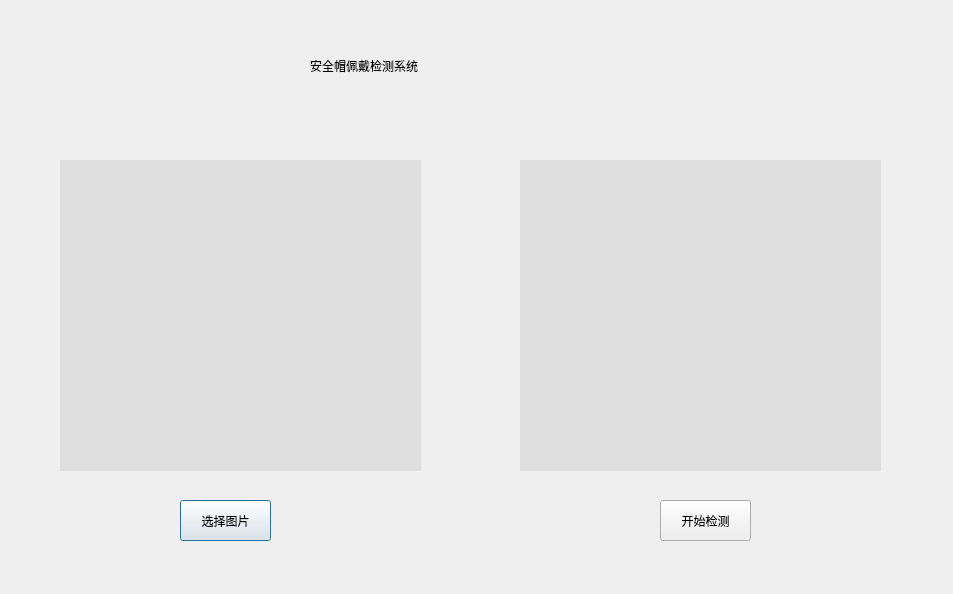
<?xml version="1.0" encoding="UTF-8"?>
<ui version="4.0">
 <class>Dialog</class>
 <widget class="QDialog" name="Dialog">
  <property name="geometry">
   <rect>
    <x>0</x>
    <y>0</y>
    <width>953</width>
    <height>594</height>
   </rect>
  </property>
  <property name="windowTitle">
   <string>Dialog</string>
  </property>
  <widget class="QLabel" name="label">
   <property name="geometry">
    <rect>
     <x>60</x>
     <y>160</y>
     <width>361</width>
     <height>311</height>
    </rect>
   </property>
   <property name="styleSheet">
    <string notr="true">background-color: rgb(222, 222, 222);</string>
   </property>
   <property name="text">
    <string/>
   </property>
  </widget>
  <widget class="QLabel" name="label_2">
   <property name="geometry">
    <rect>
     <x>520</x>
     <y>160</y>
     <width>361</width>
     <height>311</height>
    </rect>
   </property>
   <property name="styleSheet">
    <string notr="true">background-color: rgb(222, 222, 222);</string>
   </property>
   <property name="text">
    <string/>
   </property>
  </widget>
  <widget class="QLabel" name="label_3">
   <property name="geometry">
    <rect>
     <x>310</x>
     <y>30</y>
     <width>351</width>
     <height>71</height>
    </rect>
   </property>
   <property name="styleSheet">
    <string notr="true">font: 26pt &quot;黑体&quot;;</string>
   </property>
   <property name="text">
    <string>安全帽佩戴检测系统</string>
   </property>
  </widget>
  <widget class="QPushButton" name="pushButton">
   <property name="geometry">
    <rect>
     <x>180</x>
     <y>500</y>
     <width>91</width>
     <height>41</height>
    </rect>
   </property>
   <property name="text">
    <string>选择图片</string>
   </property>
  </widget>
  <widget class="QPushButton" name="pushButton_2">
   <property name="geometry">
    <rect>
     <x>660</x>
     <y>500</y>
     <width>91</width>
     <height>41</height>
    </rect>
   </property>
   <property name="text">
    <string>开始检测</string>
   </property>
  </widget>
 </widget>
 <resources/>
 <connections/>
</ui>
